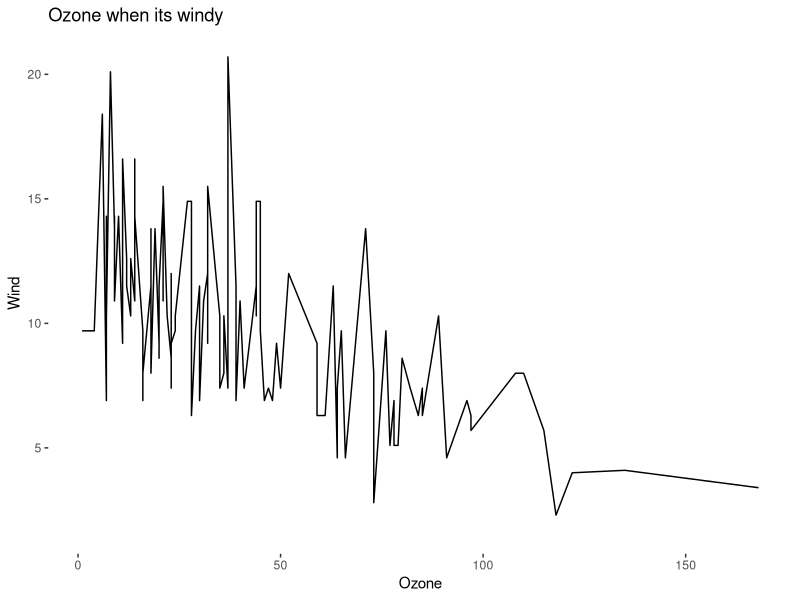
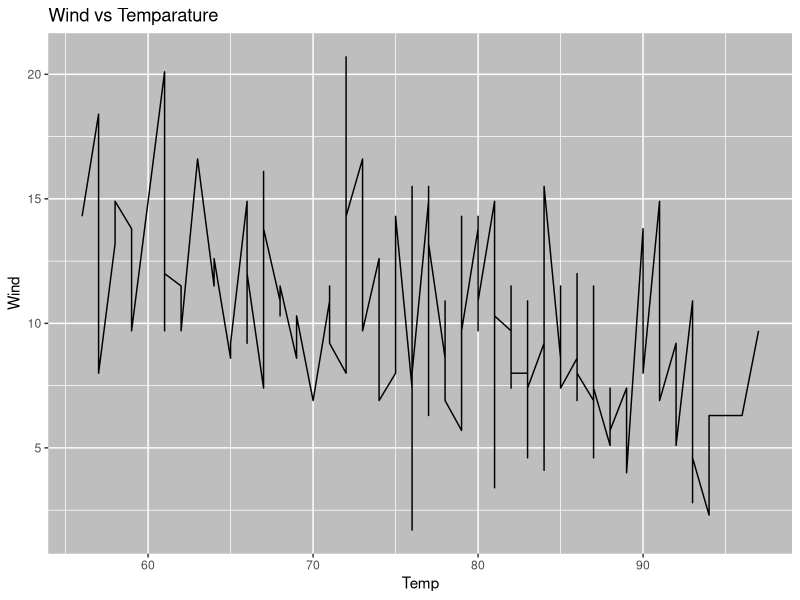
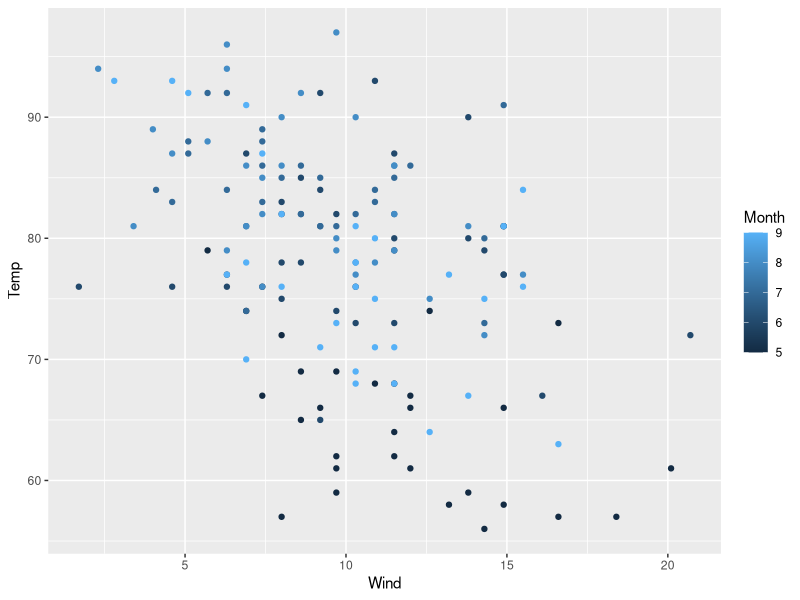
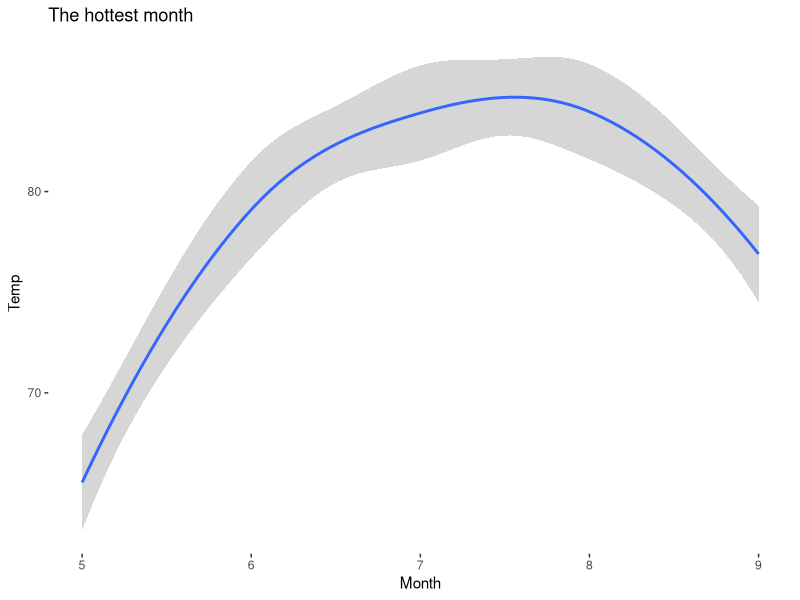
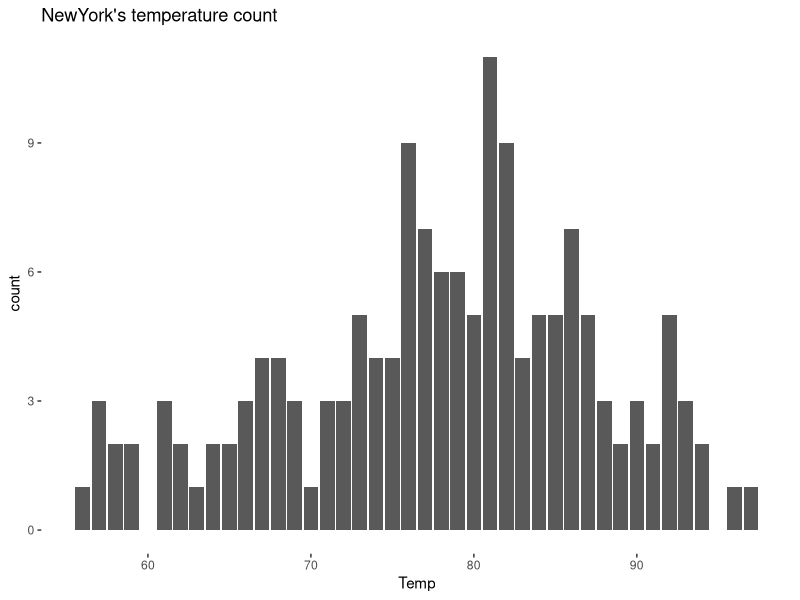
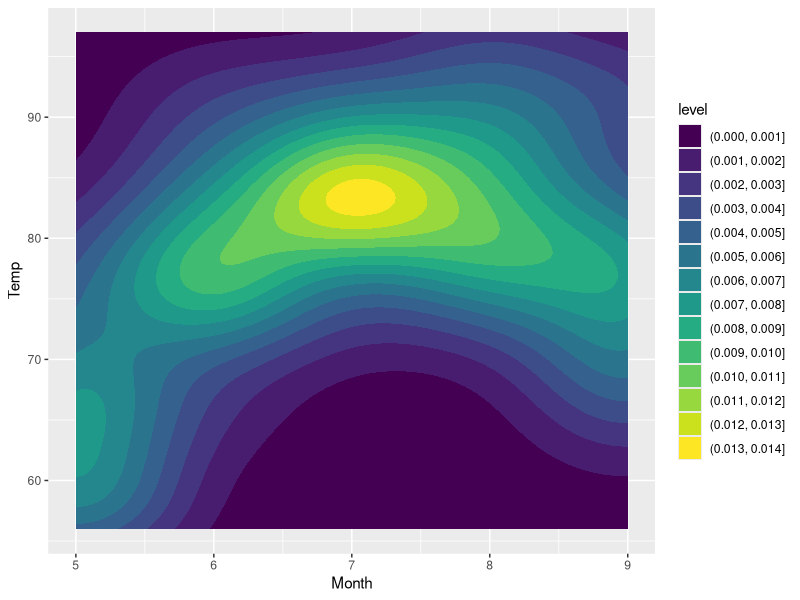
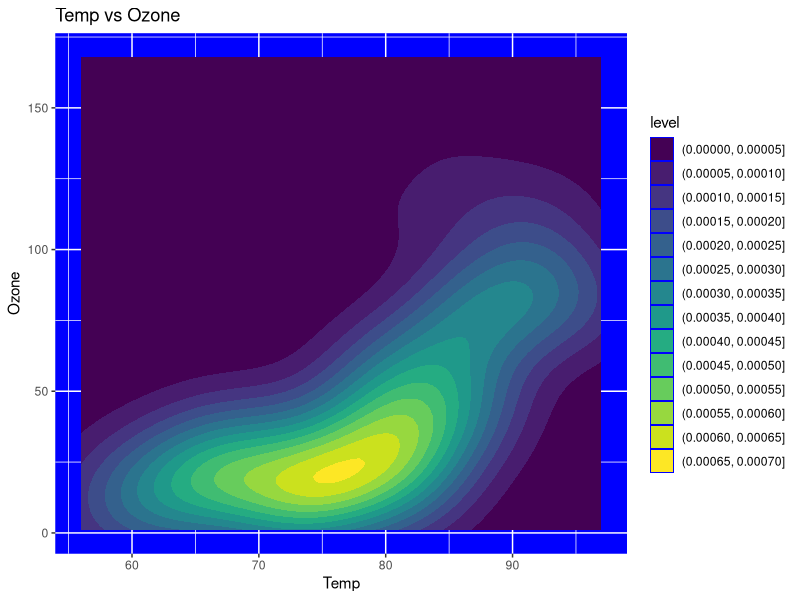
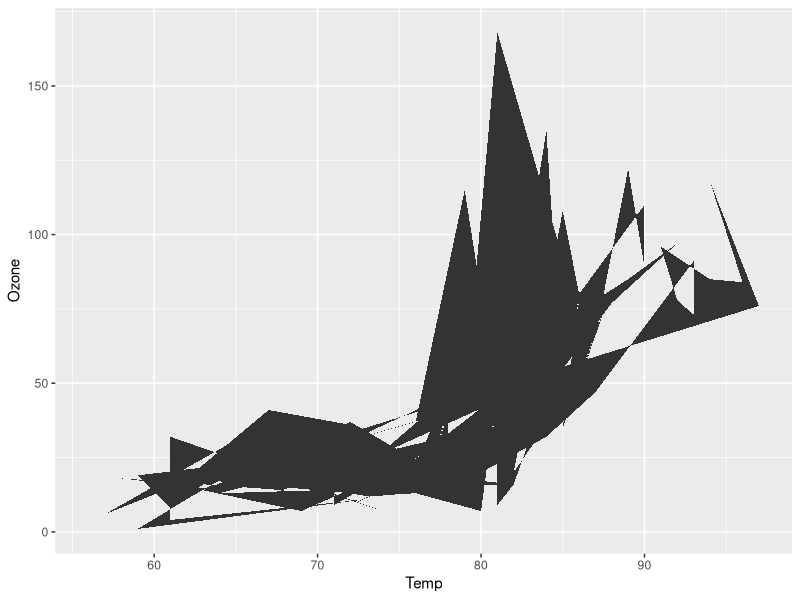

Reproduce these figures in R, in order.
#New York Air Quality Measurements

install.packages("ggplot2")
library(ggplot2)
library(tidyverse)

data(package = .packages(all.available= TRUE))
data()

#turning data into dataframe 
air_qu <- data_frame(airquality)

#data exploration 
head(air_qu)
tail(air_qu)
row.names(air_qu)
colnames(air_qu)         
        
#visualization (line graph of Ozone v Temp)
ggplot(data = air_qu , aes( x = Ozone, y = Wind )) +
  geom_line() + 
  labs(
    title = "Ozone when its windy ", 
    y=  "Wind" ) + 
  theme(
    panel.background = element_rect(fill = "white")
  )

#visualization (line graph of Temp v Wind)  that shows low temprature is linked to stronger wind
ggplot(data = air_qu , aes( x = Temp, y = Wind)) +
  geom_line() + 
  labs(
    title = "Wind vs Temparature", 
    y=  "Wind" ) + 
  theme(
    panel.background = element_rect(fill = "grey")
  )


#Relationship between Wind and Temp plotted in different months 
air_qu %>%
  ggplot(aes(x =Wind , y = Temp, color = Month )) +
  geom_point()


# Newyork's hottest month 
air_qu %>%
ggplot(aes(x = Month, y = Temp)) +
  geom_smooth() + 
  labs(title = "The hottest month ") +
  theme(panel.background = element_rect(fill = "white"))


#NewYork's temperature count
air_qu %>%
  ggplot(aes(x = Temp)) +
  geom_bar(stat="count") + 
  labs(title = "NewYork's temperature count ") +
  theme(panel.background = element_rect(fill = "white"))


# NewYork's temperature density from Spring to Fall
air_qu %>%
  ggplot(aes(x = Month, y = Temp)) +
  geom_density_2d_filled() 

# NewYork's temperature density and its relation to the Ozone 
air_qu %>%
  ggplot(aes(x = Temp, y = Ozone)) +
  geom_density_2d_filled() +
  labs(
    title = "Temp vs Ozone", 
    y=  "Ozone" ) + 
  theme(
    panel.background = element_rect(fill = "blue")
  )

# NewYork's temperature density and its relation to the Ozone - GeomPolygon
air_qu %>%
  ggplot(aes(x = Temp, y = Ozone)) +
  geom_polygon()

# NewYork's temperature density and its relation to the Ozone - GeomSmooth
air_qu %>%
  ggplot(aes(x = Temp, y = Ozone)) +
  geom_smooth()





